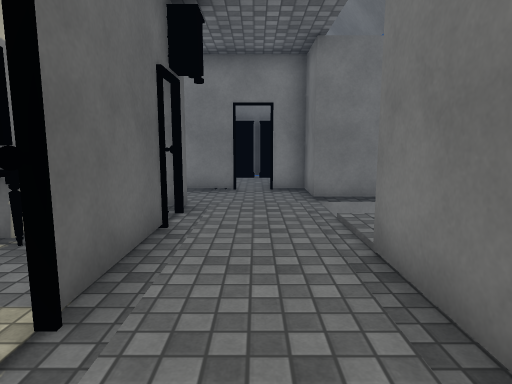
view 1 (above)

17 first-person views from a walk through a scene from a Unity 3-D project. The camera is 1.3 m above the floor, tilts 8° down and sees 75° across. Doors are open. The floor is counted in squares, 1 m on a side. Each view is taken from the middle of a square. On the plan, view 1 faces up. The plan holds only what a view shows up to about 14 squares ahead; the rest is blank. The place goes on beyond the plan. The player character is not drawn. Some surface patterns are stand-ins.

view 2
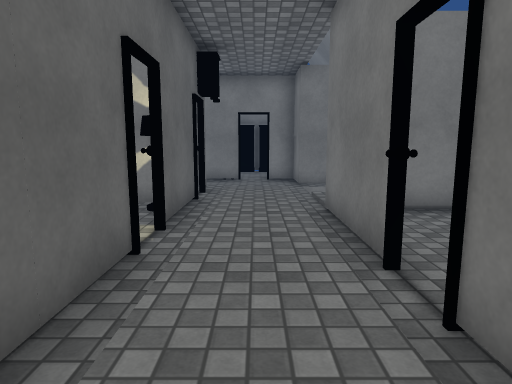

view 3
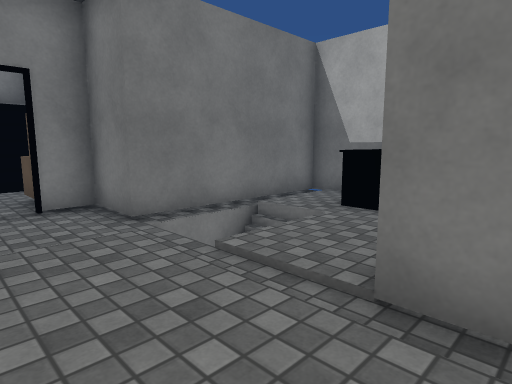

view 4
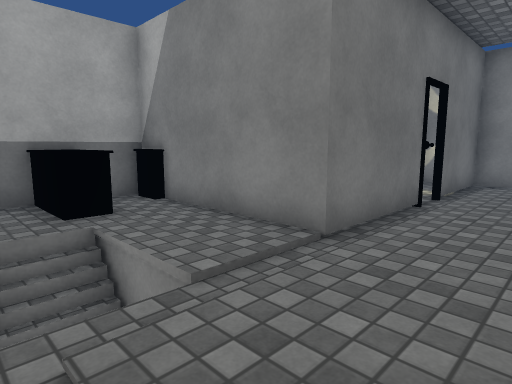

view 5
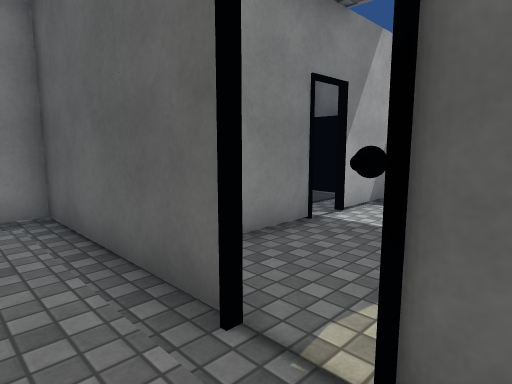

view 6
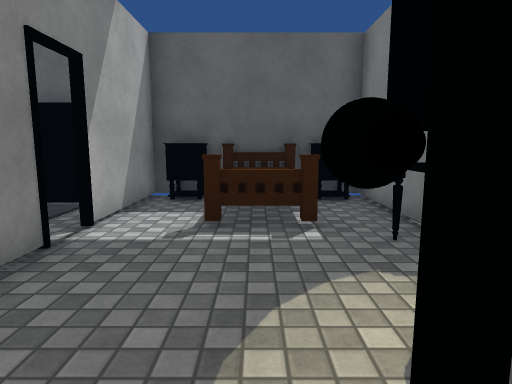

view 7
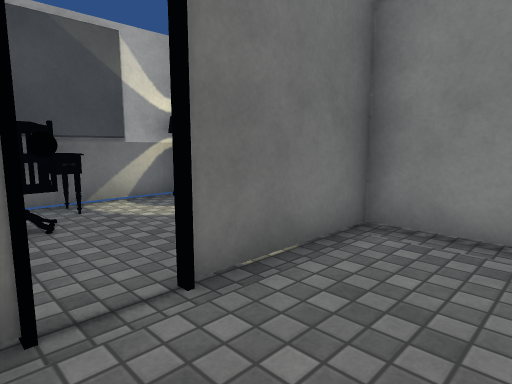

view 8
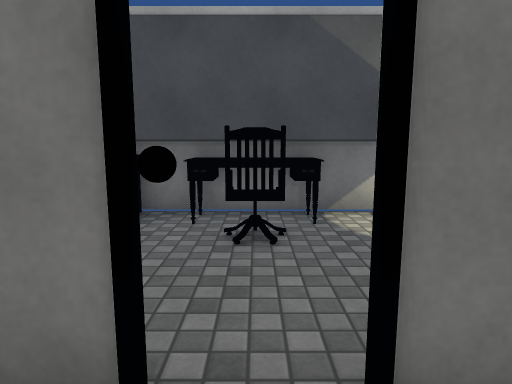

view 9
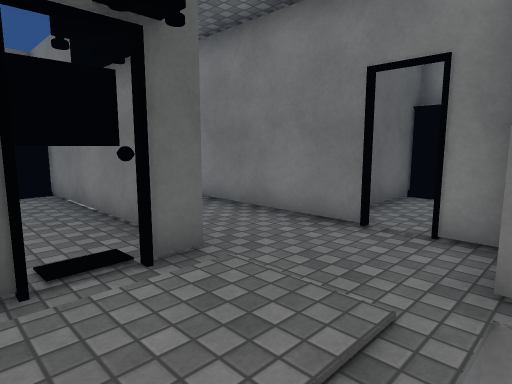

view 10
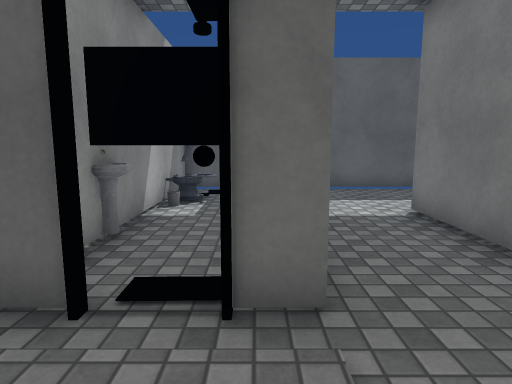

view 11
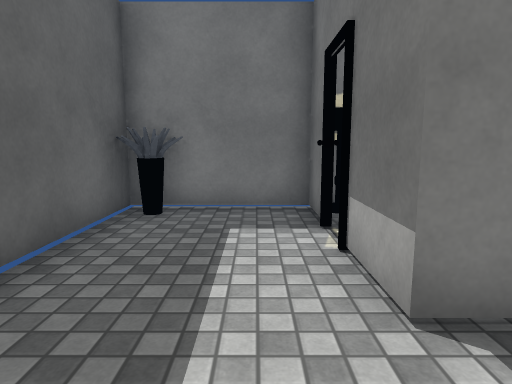

view 12
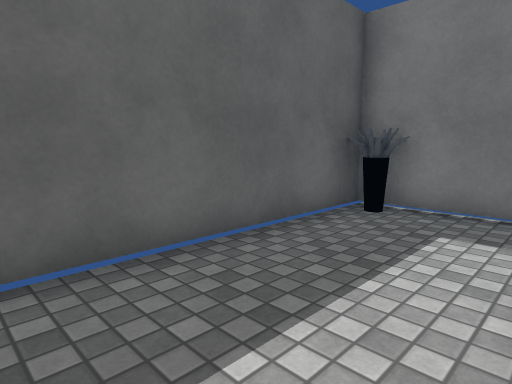

view 13
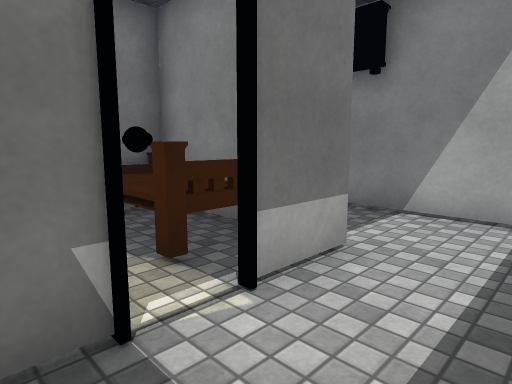

view 14
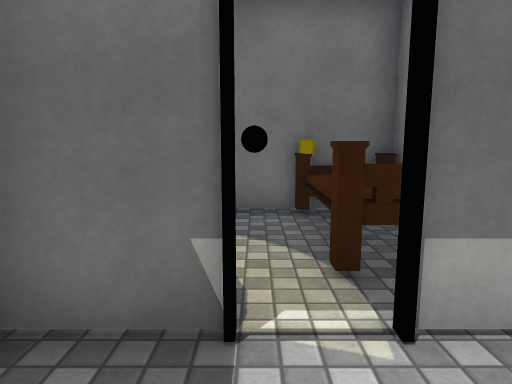

view 15
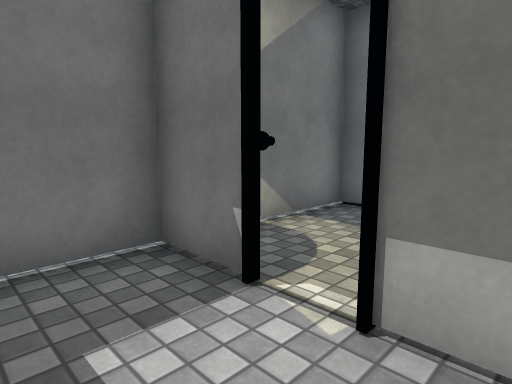

view 16
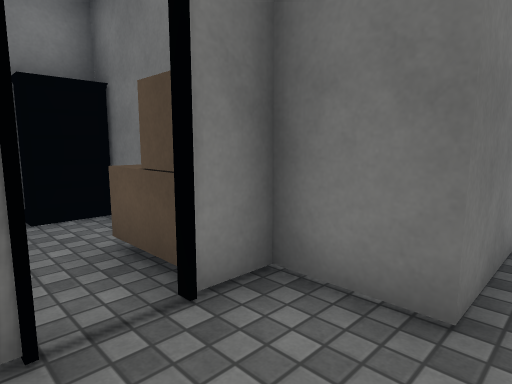

view 17
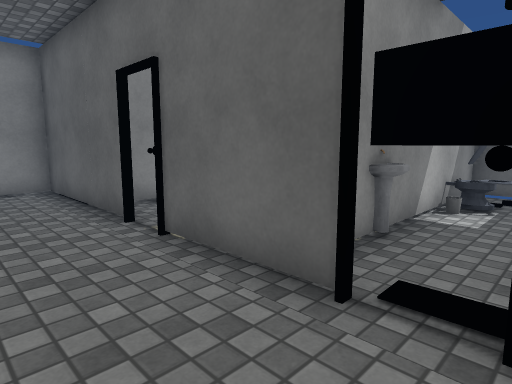

### Floor plan
Key: @ floor where view 1 was taken; # wall or solid block; . floor; / step, stairs or slope; D open door; = window, fence, low wall or low ledge; v drop or lower ground; O other object.
Columns run from 10 left of view 1 to 7 right of it. Each row starts with its distance up from view 1.
 15 #########O#O
 14 #O..# .. OOO#
 13 #..DD .. #.DD
 12 #..DDOOOO#.D
 11 #...#OOOO..#
 10 #...######D##
  9 #...........######
  8 #...........v//..#
  7 #OOD#####...///..#
  6 #.#=...OD......OO#
  5 ## ###O##........#
  4 OO..OOOO#...####O#
  3 #O  O..O#...#...O#
  2 #O OO...D...#...O#
  1 #O  O...D..DD...O#
  0 OO......#.@DD..OO#
 -1 ####DD###...#...O#
 -2   ..   OO...#....#
 -3        OO...#.   #
 -4         ###D #   #

Where each view was taken, in squares from view 1:
view 1: 0 up, 0 right, facing up
view 2: 3 down, 0 right, facing up
view 3: 3 up, 1 left, facing up-right
view 4: 8 up, 1 left, facing down-right
view 5: 3 up, 0 right, facing down-left
view 6: 2 up, 1 left, facing left
view 7: 1 up, 1 left, facing down-right
view 8: 0 up, 0 right, facing right
view 9: 5 up, 2 right, facing up-left
view 10: 7 up, 1 right, facing left
view 11: 8 up, 7 left, facing up
view 12: 8 up, 6 left, facing up-left
view 13: 14 up, 8 left, facing down-right
view 14: 13 up, 8 left, facing right
view 15: 11 up, 8 left, facing up-right
view 16: 8 up, 1 left, facing up-right
view 17: 7 up, 1 right, facing down-left
